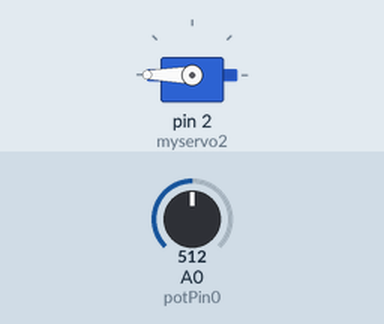
This sketch was run on a simulated Arduino Uno, built with avr-gcc and run on an emulated ATmega328P. Shown: servo. Inputs (shaded band) come from the test bench; at power-on: A0 (potPin0) = 512.

Above: at 1.2 s.
1.3 s: A0 (potPin0) set to 306
At 1.8 s:
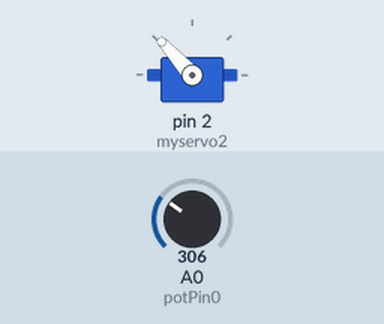
2.8 s: A0 (potPin0) set to 122
At 4.0 s:
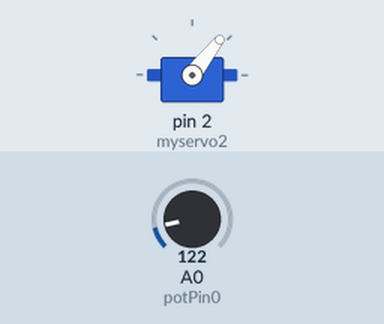
4.3 s: A0 (potPin0) set to 0
At 5.2 s:
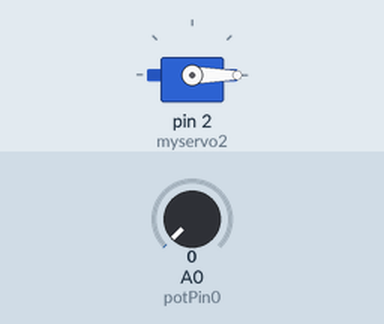
5.8 s: A0 (potPin0) set to 511
At 6.2 s:
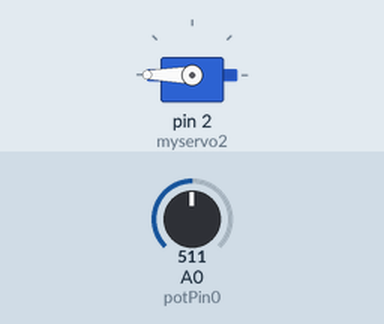
Timing chart, 0 to 8.3 s (numbered marks = the images above; inputs shaded):
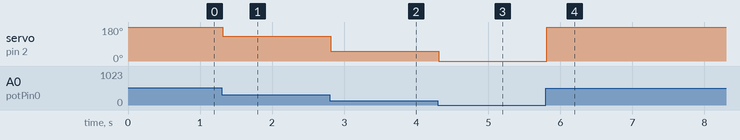

Measured:
- after the input at 1.3 s, servo on pin 2 (myservo2): 180° → 132° at once
- after the input at 2.8 s, servo on pin 2 (myservo2): 132° → 52° at once
- after the input at 4.3 s, servo on pin 2 (myservo2): 52° → 0° at once
- after the input at 5.8 s, servo on pin 2 (myservo2): 0° → 180° at once

The sketch:

Boards_Robotic_Finger.ino
```cpp
#include <Arduino.h>
#include <Servo.h>
Servo myservo2;

int potPin0 = 0;
int val0 = 0;

void setup() {
  // put your setup code here, to run once:
myservo2.attach(2);
}

void loop() {
  // put your main code here, to run repeatedly:

val0 = analogRead(potPin0);
val0 = map(val0, 0, 1023, 0, 180);
myservo2.write(val0*2.5); // Amplify the signal

delay(20);
}
```
